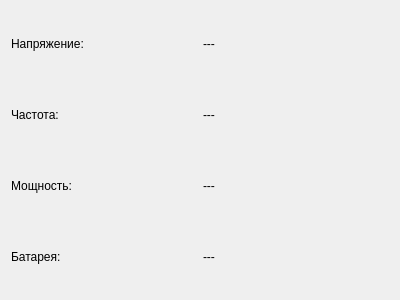
<?xml version="1.0" encoding="UTF-8"?>
<ui version="4.0">
 <class>SnmpRatingsWidget</class>
 <widget class="QWidget" name="SnmpRatingsWidget">
  <property name="geometry">
   <rect>
    <x>0</x>
    <y>0</y>
    <width>400</width>
    <height>300</height>
   </rect>
  </property>
  <property name="windowTitle">
   <string>Form</string>
  </property>
  <layout class="QGridLayout" name="gridLayout">
   <item row="2" column="0">
    <widget class="QLabel" name="titlePower">
     <property name="text">
      <string>Мощность:</string>
     </property>
    </widget>
   </item>
   <item row="3" column="0">
    <widget class="QLabel" name="titleBattery">
     <property name="text">
      <string>Батарея:</string>
     </property>
    </widget>
   </item>
   <item row="0" column="1">
    <widget class="QLabel" name="labelVoltage">
     <property name="text">
      <string>---</string>
     </property>
    </widget>
   </item>
   <item row="2" column="1">
    <widget class="QLabel" name="labelPower">
     <property name="text">
      <string>---</string>
     </property>
    </widget>
   </item>
   <item row="0" column="0">
    <widget class="QLabel" name="titleVoltage">
     <property name="text">
      <string>Напряжение:</string>
     </property>
    </widget>
   </item>
   <item row="1" column="0">
    <widget class="QLabel" name="titleFreq">
     <property name="text">
      <string>Частота:</string>
     </property>
    </widget>
   </item>
   <item row="1" column="1">
    <widget class="QLabel" name="labelFreq">
     <property name="text">
      <string>---</string>
     </property>
    </widget>
   </item>
   <item row="3" column="1">
    <widget class="QLabel" name="labelBattery">
     <property name="text">
      <string>---</string>
     </property>
    </widget>
   </item>
  </layout>
 </widget>
 <resources/>
 <connections/>
</ui>
